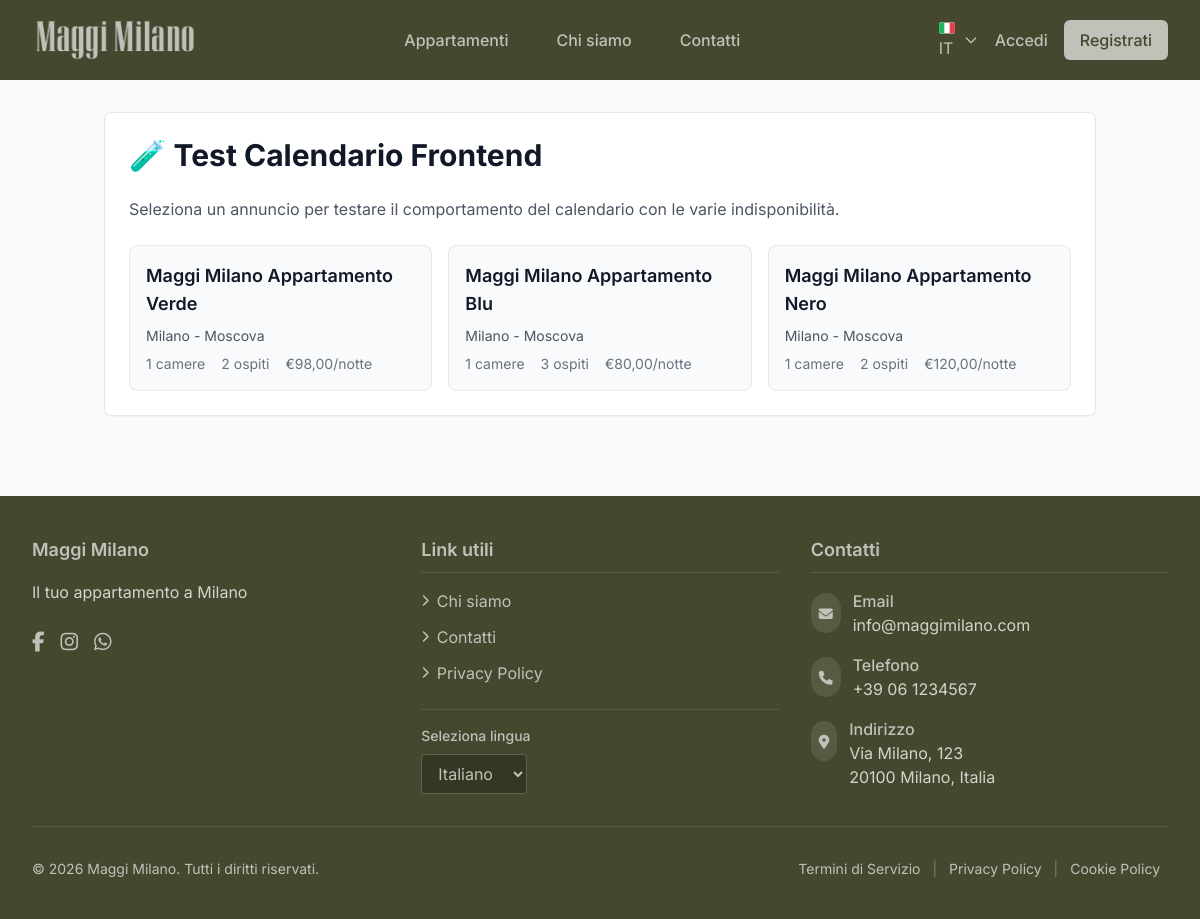
The app's page /appartamenti/calendar-test/ with its own data.
### listings/models.py (models this page shows, shortened)
class Listing(models.Model):
    STATUS_CHOICES = [
        ('draft', 'Bozza'),
        ('active', 'Attivo'),
        ('inactive', 'Non attivo'),
    ]
    title = models.CharField(max_length=200, verbose_name='Titolo')
    slug = models.SlugField(unique=True, blank=True)
    description = models.TextField(verbose_name='Descrizione')
    status = models.CharField(
        max_length=20,
        choices=STATUS_CHOICES,
        default='draft',
        verbose_name='Stato'
    )
    amenities = models.ManyToManyField('amenities.Amenity', blank=True, verbose_name='Servizi')
    max_guests = models.IntegerField( verbose_name=_("Numero massimo ospiti"))
    bedrooms = models.PositiveIntegerField(
        verbose_name=_("Camere da letto"),
        default=1
    )
    bathrooms = models.DecimalField(
        max_digits=2,
        decimal_places=1,
        verbose_name='Numero bagni'
    )
    address = models.CharField(max_length=255, verbose_name='Indirizzo')
    city = models.CharField(max_length=100, verbose_name='Città')
    zone = models.CharField(max_length=100, verbose_name='Zona')  # es. Trastevere, Centro Storico
    base_price = models.DecimalField(
        max_digits=10,
        decimal_places=2,
        verbose_name=_("Prezzo base per")
    )
    cleaning_fee = models.DecimalField(
        max_digits=10,
        decimal_places=2,
        default=0,
        verbose_name='Costo pulizie'
    )
    total_square_meters = models.DecimalField(
        max_digits=6,
        decimal_places=2,
        verbose_name='Metri Quadri Totali',
        null=True,  # Permette valori null
        blank=True  # Permette valori vuoti nel form
    )
    outdoor_square_meters = models.DecimalField(
        max_digits=6,
        decimal_places=2,
        null=True,
        blank=True,
        verbose_name='Metri Quadri Esterni'
    )
    total_beds = models.PositiveIntegerField(
        default=0,
        verbose_name='Totale letti'
    )
    total_sleeps = models.PositiveIntegerField(
        default=0,
        verbose_name='Totale posti letto'
    )
    included_guests = models.PositiveIntegerField(
        help_text="Numero di ospiti inclusi nel prezzo base",
         default=1,
    )
    extra_guest_fee = models.DecimalField(
        max_digits=10,
        decimal_places=2,
         default=0,
        help_text="Costo per ogni ospite extra per notte"
    )
    min_booking_advance = models.PositiveIntegerField(
        help_text="Giorni minimi di anticipo per prenotare",
         default=0,
    )
    max_booking_advance = models.PositiveIntegerField(
        help_text="Giorni massimi di anticipo per prenotare",
         default=365,
    )
    gap_between_bookings = models.PositiveIntegerField(
        default=0,
        help_text="Giorni minimi richiesti tra due prenotazioni"
    )
    min_stay_nights = models.PositiveIntegerField(
        default=1,
        help_text="Soggiorno minimo in notti (può essere sovrascritto da PriceRule per periodi specifici)"
    )
    checkin_from = models.TimeField(default=datetime.time(15, 0), verbose_name="Check-in dalle")
    checkin_to = models.TimeField(default=datetime.time(20, 0), verbose_name="Check-in fino alle")
    checkout_time = models.TimeField(default=datetime.time(10, 0), verbose_name="Check-out entro le")
    allow_parties = models.BooleanField(default=False, verbose_name="Feste consentite")
    allow_photos = models.BooleanField(default=True, verbose_name="Foto/Video consentiti")
    allow_smoking = models.BooleanField(default=False, verbose_name="Consentito fumare")
    checkin_notes = models.TextField(blank=True, verbose_name="Note check-in")
    checkout_notes = models.TextField(blank=True, verbose_name="Note check-out")
    parties_notes = models.TextField(blank=True, verbose_name="Note feste")
    photos_notes = models.TextField(blank=True, verbose_name="Note foto/video")
    smoking_notes = models.TextField(blank=True, verbose_name="Note fumo")
    airbnb_listing_url = models.URLField(
        blank=True,
        null=True,
        help_text='URL della pagina Airbnb per sincronizzazione automatica recensioni (es: https://www.airbnb.it/rooms/12345678)',
        verbose_name='URL Listing Airbnb'
    )
    airbnb_reviews_last_synced = models.DateTimeField(
        blank=True,
        null=True,
        help_text="Data e ora dell'ultima sincronizzazione recensioni Airbnb",
        verbose_name='Ultima Sincronizzazione Recensioni'
    )
    airbnb_cleanliness_avg = models.DecimalField(
        max_digits=3,
        decimal_places=2,
        null=True,
        blank=True,
        verbose_name='Media Pulizia (Airbnb)',
        help_text='Media aggregata da Airbnb per la categoria Pulizia'
    )
    airbnb_accuracy_avg = models.DecimalField(
        max_digits=3,
        decimal_places=2,
        null=True,
        blank=True,
        verbose_name='Media Precisione (Airbnb)',
        help_text='Media aggregata da Airbnb per la categoria Precisione'
    )
    airbnb_checkin_avg = models.DecimalField(
        max_digits=3,
        decimal_places=2,
        null=True,
        blank=True,
        verbose_name='Media Check-in (Airbnb)',
        help_text='Media aggregata da Airbnb per la categoria Check-in'
    )
    airbnb_communication_avg = models.DecimalField(
        max_digits=3,
        decimal_places=2,
        null=True,
        blank=True,
        verbose_name='Media Comunicazione (Airbnb)',
        help_text='Media aggregata da Airbnb per la categoria Comunicazione'
    )
    airbnb_location_avg = models.DecimalField(
        max_digits=3,
        decimal_places=2,
        null=True,
        blank=True,
        verbose_name='Media Posizione (Airbnb)',
        help_text='Media aggregata da Airbnb per la categoria Posizione'
    )
    airbnb_value_avg = models.DecimalField(
        max_digits=3,
        decimal_places=2,
        null=True,
        blank=True,
        verbose_name='Media Rapporto Qualità-Prezzo (Airbnb)',
        help_text='Media aggregata da Airbnb per la categoria Rapporto Qualità-Prezzo'
    )
    created_at = models.DateTimeField(auto_now_add=True)
    updated_at = models.DateTimeField(auto_now=True)
    class Meta:
        verbose_name = 'Annuncio'
        verbose_name_plural = 'Annunci'

### listings/views_test.py (the view, shortened to what this page needs)
# urls.py: path('calendar-test/', views_test.calendar_test_page, name='calendar_test'),
def calendar_test_page(request, slug=None):
    if not slug:
        listings = Listing.objects.filter(status='active')
        return render(request, 'listings/calendar_test_list.html', {
            'listings': listings
        })

### templates/listings/calendar_test_list.html (shortened to what this page needs)
{% extends "base.html" %}
{% load i18n %}
{% load static %}
{% block content %}
<div class="container mx-auto px-4 py-8">
    <div class="bg-white border border-gray-200 rounded-lg shadow-sm p-6">
        <h1 class="text-3xl font-bold text-gray-900 mb-6">🧪 Test Calendario Frontend</h1>
        <p class="text-gray-600 mb-6">
            Seleziona un annuncio per testare il comportamento del calendario con le varie indisponibilità.
        </p>
        <div class="grid grid-cols-1 md:grid-cols-2 lg:grid-cols-3 gap-4">
            {% for listing in listings %}
            <a href="{% url 'listings:calendar_test_detail' listing.slug %}"
               class="block bg-gray-50 border border-gray-200 rounded-lg p-4 hover:shadow-md transition-shadow">
                <h3 class="font-semibold text-lg text-gray-900 mb-2">{{ listing.title }}</h3>
                <p class="text-gray-600 text-sm mb-2">{{ listing.city }} - {{ listing.zone }}</p>
                <div class="flex items-center text-sm text-gray-500">
                    <span class="mr-4">{{ listing.bedrooms }} camere</span>
                    <span class="mr-4">{{ listing.max_guests }} ospiti</span>
                    <span>€{{ listing.base_price }}/notte</span>
                </div>
            </a>
            {% empty %}
            <div class="col-span-full text-center py-8 text-gray-500">
                <p>Nessun annuncio attivo disponibile per il test.</p>
            </div>
            {% endfor %}
        </div>
    </div>
</div>
{% endblock %}

### static/css/header.css (style rules this page uses)
:root { --rhome-bg-color: #45472f; --rhome-text-color: #c1c1b9; --rhome-text-hover: #ffffff; --rhome-accent-color: #d4d4cb; --rhome-dark-color: #363723; }

### templates/base.html (style rules this page uses)
body { font-family: 'Inter', sans-serif; }

### records on screen
Listing: title "Maggi Milano Appartamento Verde", city "Milano", zone "Moscova", bedrooms "1", max_guests "2", base_price "98,00"
Listing: title "Maggi Milano Appartamento Blu", city "Milano", zone "Moscova", bedrooms "1", max_guests "3", base_price "80,00"
Listing: title "Maggi Milano Appartamento Nero", city "Milano", zone "Moscova", bedrooms "1", max_guests "2", base_price "120,00"

### other values on screen
form field language "Italiano"
